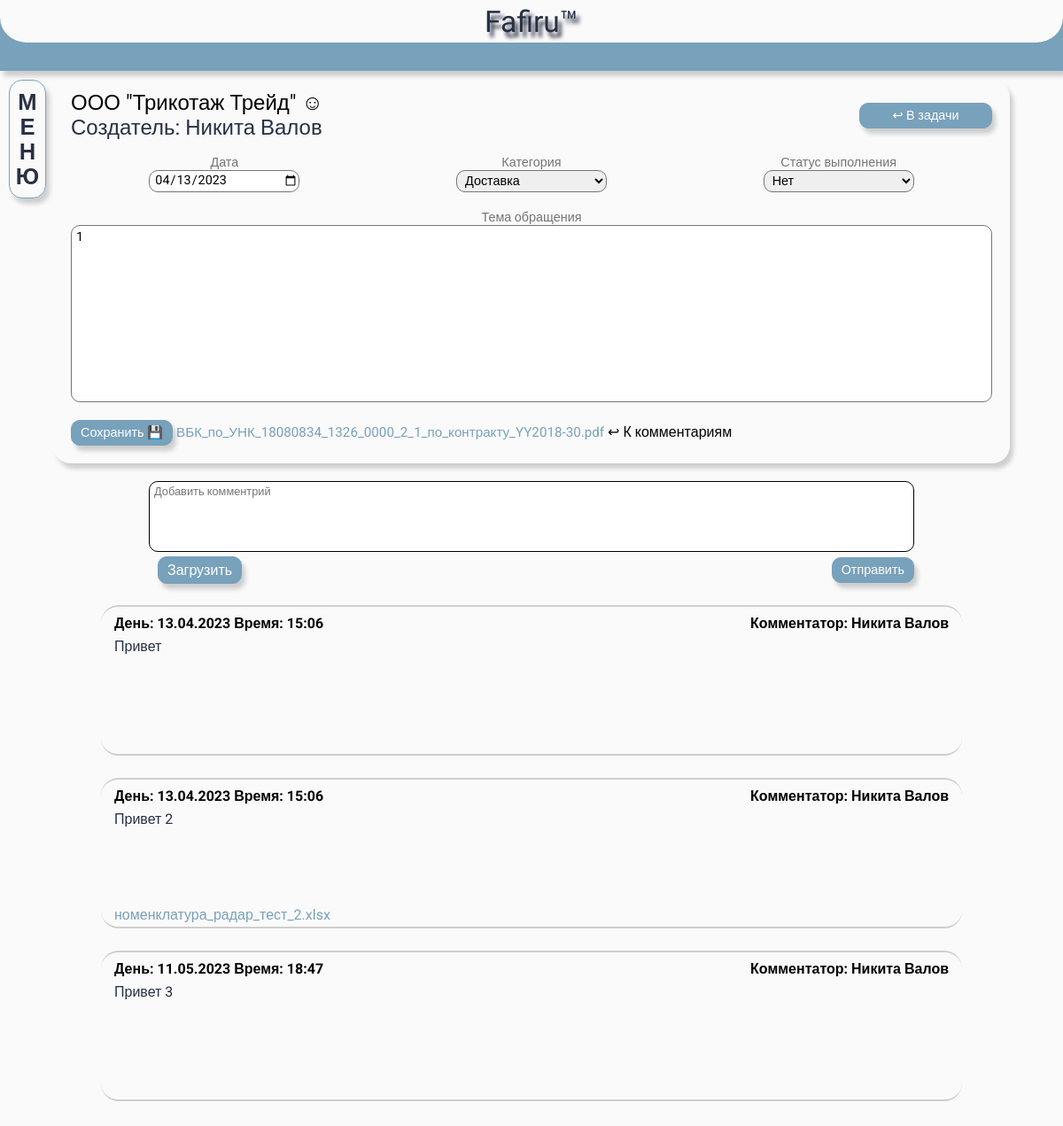
The page /appeal/1/ (signed in) on the database its author committed.
### main/models.py (models this page shows, shortened)
class Appeal(models.Model):
    CATEGORY_APPEALS = [
        ('Склад', 'Склад'),
        ('Счета', 'Счета'),
        ('Расчет товара', 'Расчет товара'),
        ('Доставка', 'Доставка'),
    ]
    date = models.DateField()
    content = models.CharField(max_length=2550)
    category = models.CharField(max_length=50, choices=CATEGORY_APPEALS)
    doneAppeal = models.BooleanField(default=False)
    client = models.ForeignKey(Clients, on_delete=models.PROTECT)
    user_create = models.ForeignKey(Users, on_delete=models.PROTECT, null=True, blank=True)
    file = models.FileField(upload_to="appeal-files/%Y/%m/%d", null=True, blank=True)

class Clients(models.Model):
    CONTRACT = [
        ('Агентский', 'Агентский'),
        ('Поставка', 'Поставка'),
    ]
    AGENT = [
        ('Фаст Импорт', 'Фаст Импорт'),
        ('Шеян', 'Шеян'),
        ('ТОНГАРД', 'ТОНГАРД'),
        ('ПБ', 'ПБ'),
    ]
    kod = models.CharField(max_length=20)
    name = models.CharField(max_length=100)
    product = models.CharField(max_length=255, null=True, blank=True)
    email = models.EmailField(null=False, blank=True, default="")
    contract = models.CharField(max_length=50, choices=CONTRACT)
    agent = models.CharField(max_length=50, choices=AGENT)
    positiveBalance = models.FloatField(null=True, blank=True, default=0)
    negativeBalance = models.FloatField(null=True, blank=True, default=0)
    def __str__(self):
        return self.name

class AppealComments(models.Model):
  date_create = models.DateTimeField(auto_now_add=True)
  user = models.ForeignKey(Users, on_delete=models.PROTECT)
  content = models.CharField(max_length=1255)
  file_comment = models.FileField(upload_to="appeal-comments/%Y/%m/%d", null=True, blank=True)
  appeal = models.ForeignKey(Appeal, on_delete=models.PROTECT)

### users/models.py (models this page shows)
class Users(AbstractUser):
    GROUP = {
        ('Обычный', 'Обычный'),
        ('Финансы', 'Финансы'),
        ('Логистика', 'Логистика'),
        ('Склад', 'Склад'),
        ('Склад+Логистика', 'Склад+Логистика'),
    }
    image = models.ImageField(upload_to='users_images', null=True, blank=True)
    group = models.CharField(max_length=100, choices=GROUP, null=True, blank=True, default='Обычный')

### main/views.py (the view)
# urls.py: path('appeal/<int:appeal_id>/', AppealItem, name='appeal'),
@login_required
def AppealItem(request, appeal_id):
    appealItem = Appeal.objects.get(pk = appeal_id)
    if request.method == 'POST':
        if request.POST['type'] == 'AppealUpdate':
          formAppealItem = AddAppealItemForm(instance=appealItem, data=request.POST, files=request.FILES)
          formComments = AppealCommentsForm()
          if formAppealItem.is_valid():
              formAppealItem.save()
              return HttpResponseRedirect(request.META.get('HTTP_REFERER'))
        if request.POST['type'] == 'AppealComment':
            formComments = AppealCommentsForm(data=request.POST, files=request.FILES)
            formAppealItem = AddAppealItemForm(instance=appealItem)
            print(formComments.data)
            if formComments.is_valid():
                formComments.save()
                return HttpResponseRedirect(request.META.get('HTTP_REFERER'))
    else:
        formAppealItem = AddAppealItemForm(instance=appealItem)
        formComments = AppealCommentsForm()
    if appealItem.category == "Счета":
      appealCheck = Check.objects.get(appeal_id = appeal_id)
    if appealItem.category == "Склад":
      appealProduct = Products.objects.get(appeal_id = appeal_id)
    appealComments = AppealComments.objects.filter(appeal_id = appeal_id)
    context = {
        'title': f'{ appealItem.category} | Fafiru',
        'appeal': appealItem,
        'formAppeal': formAppealItem,
        'appealItem': appealItem,
        'formComments': formComments,
        'appealComments': appealComments,
    }
    if appealItem.category == "Счета":
      context['appealCheck'] = appealCheck
    if appealItem.category == "Склад":
      context['appealProduct'] = appealProduct
    return render(request, 'main/appeal.html', context)

### main/forms.py
class AddAppealItemForm(forms.ModelForm):
    class Meta:
        model = Appeal
        fields = ['date', 'content', 'category', 'doneAppeal', 'client', 'file']
        widgets = {
            'date': forms.TextInput(attrs ={'class': 'popup__create-appeal__body-top-input', 'id': 'popup-appeal__input' ,'type': 'date'}),
            'content': forms.Textarea(attrs ={'class': 'popup__create-appeal__body-bottom-text', 'id': 'popup__create-appeal__body-bottom-text'}),
            'category': forms.Select(attrs ={'class': 'popup__create-appeal__body-top-select', 'id': 'popup-appeal__select'}),
            'doneAppeal': forms.NullBooleanSelect(attrs ={'class': 'popup__create-appeal__body-top-select', 'id': 'popup-appeal__select'}),
            'client': forms.HiddenInput()
        }

class AppealCommentsForm(forms.ModelForm):
    class Meta:
        model = AppealComments
        fields = '__all__'
        widgets = {
            'content': forms.Textarea(attrs={'class': 'comment-form_content', 'placeholder': 'Добавить комментрий'}),
            'user': forms.HiddenInput(),
            'file_comment': forms.FileInput(attrs={'class': 'comment-form__file'}),
        }

### payment/templatetags/payment_tags.py (called while the page is built)
@register.filter(name='frf24')
@stringfilter
def frf(value):
    return value[24:]

@register.filter(name='frf27')
@stringfilter
def frf(value):
    return value[27:]

### main/templates/main/appeal.html (shortened to what this page needs)
{% extends 'main/base.html' %}
{% load static %}
{% load payment_tags %}
{% block csslink%}
  <link rel="stylesheet" href="{% static 'appeal/css/appeal.css' %}" />
{% endblock %}
{% block content %}
  <div class="page">
    <div class="container">
      {% if user == appeal.user_create or user.is_superuser %}
      <form action="{% url 'appeal' appeal.pk %}" method="post" class="appeal-form" enctype="multipart/form-data">
        <div class="appeal-form-head">
          <div>
            <a href="{% url 'client' appeal.client.id %}">{{ appeal.client }}  &#9786;</a>
            <p>Создатель: {{ appeal.user_create.first_name }} {{ appeal.user_create.last_name }}</p>
          </div>
          <a href="{% url 'appealPage' %}" class="appeal-page">&#8617; В задачи</a>
        </div>
        <div class="content-appeal-items">
          <div class="content-appeal-item">
            <label for="" class="popup__create-appeal__body-top-label">Дата</label>
            {{ formAppeal.date }}
          </div>
          {% if appeal.category == "Счета" or appeal.category == "Склад" %}
            <div class="content-appeal-item">
              <label for="" class="popup__create-appeal__body-top-label">Категория</label>
              <p class="popup__create-appeal__body-top-input text-center" >{{ appeal.category }}</p>
              <input type="hidden" name="category" value="{{ appeal.category }}">
            </div>
          {% else %}
            <div class="content-appeal-item">
              <label for="" class="popup__create-appeal__body-top-label">Категория</label>
              {{ formAppeal.category }}
            </div>
          {% endif %}
          <div class="content-appeal-item">
            <label for="" class="popup__create-appeal__body-top-label">Статус выполнения</label>
            {{ formAppeal.doneAppeal }}
          </div>
          <div class="content-appeal-item-textaria">
            <label for="" class="popup__create-appeal__body-top-label">Тема обращения</label>
            {{ formAppeal.content }}
          </div>
        </div>
        <button class="page__btn">Сохранить &#128190;</button>
        {% if appealItem.file %}
        <a href="{{ appealItem.file.url }}" class="file-link" target="__blank ">{{ appealItem.file|frf24  }}</a>
        {% endif %}
        <a href="{% url 'appealComments' %}">&#8617; К комментариям</a>
      </form>
      {% endif %}
      <form action="{% url 'appeal' appeal.pk %}" class="comment-form" method="post" enctype="multipart/form-data">
          {{ formComments.content }}
          <div class="comment-form__footer">
          <label
            for="id_file_comment"
            class="popup-history__btn-file"
            >Загрузить</label
          >
          <button class="comment-save">Отправить</button>
          </div>
      </form>
      <div class="comment-block">
        {% for comment in appealComments %}
        <div class="comment-item">
          <div class="comment-item__head">
            {{ comment.date_create|date:"День: d.m.Y Время: H:i" }}
            <div class="comment-item__head-user">
              <p class="">Комментатор: {{ comment.user.first_name }} {{ comment.user.last_name }}</p>
            </div>
          </div>
          <div class="comment-item__body">
            <p class="comment-item__body">{{ comment.content }}</p>
          </div>
          <div class="comment-item__fotter">
            <a href="" target="_blank" class="comment-item__fotter-a">{{ comment.file_comment|frf27 }}</a>
          </div>
        </div>
        {% endfor %}
      </div>
    </div>
  </div>
{% endblock %}

### main/static/modules/base.css (style rules this page uses)
html, body, div, span, applet, object, iframe, h1, h2, h3, h4, h5, h6, p, blockquote, pre, a, abbr, acronym, address, big, cite, code, del, dfn, em, img, ins, kbd, q, s, samp, small, strike, strong, sub, sup, tt, var, b, u, i, center, dl, dt, dd, ol, ul, li, fieldset, form, label, legend, table, caption, tbody, tfoot, thead, tr, th, td, article, aside, canvas, details, embed, figure, figcaption, footer, header, hgroup, menu, nav, output, ruby, section, summary, time, mark, audio, video { margin: 0; padding: 0; border: 0; font-size: 100%; font: inherit; vertical-align: baseline; outline: none; }
html { height: 100%; }
body { min-height: 100%; font-family: "Roboto", sans-serif; font-weight: 400; position: relative; font-size: 16px; color: #283044; }
input { outline: none; cursor: pointer; }
a { text-decoration: none; border-radius: 10px; color: #000; font-size: inherit; }
.container { max-width: 1200px; padding: 0 60px; margin: 0 auto; height: 100%; }
button { font: inherit; }
select { cursor: pointer; }
* { box-sizing: border-box; }
.page { margin-top: 90px; }

### rows shown on the page
Appeal: client "ООО \"Трикотаж Трейд\"", user_create.first_name "Никита", user_create.last_name "Валов", date "04/13/2023", category "Доставка", doneAppeal "Нет", content "1", file|frf24 "ВБК_по_УНК_18080834_1326_0000_2_1_по_контракту_YY2018-30.pdf"
AppealComments: date_create "День: 13.04.2023 Время: 15:06", user.first_name "Никита", user.last_name "Валов", content "Привет"
AppealComments: date_create "День: 13.04.2023 Время: 15:06", user.first_name "Никита", user.last_name "Валов", content "Привет 2", file_comment|frf27 "номенклатура_радар_тест_2.xlsx"
AppealComments: date_create "День: 11.05.2023 Время: 18:47", user.first_name "Никита", user.last_name "Валов", content "Привет 3"
